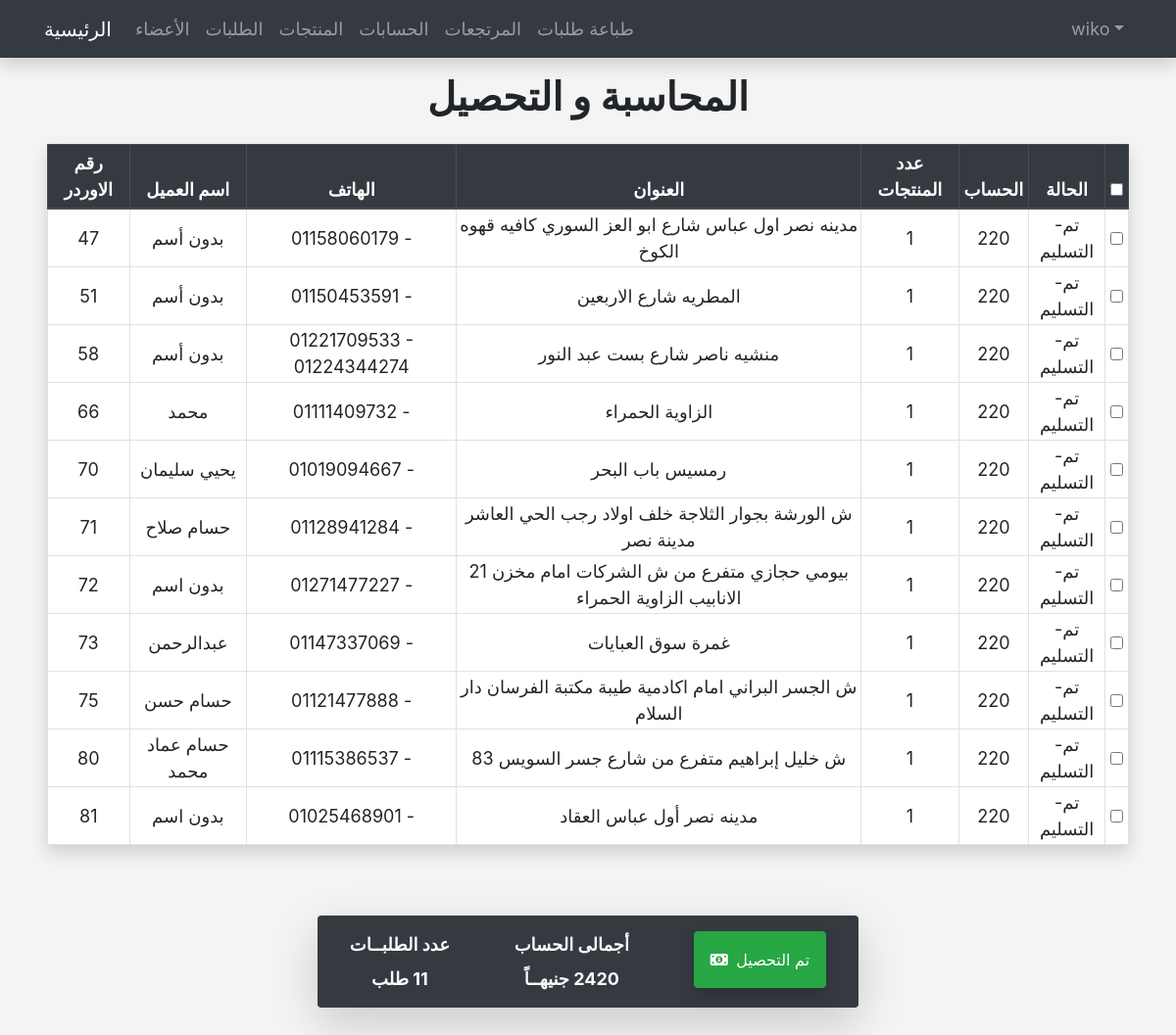
The page /admin/chargedelivered.php (signed in) on the database its author committed.
### tables this page shows
CREATE TABLE `orders` (
  `OrderID` int(10) NOT NULL,
  `ClientName` varchar(255) NOT NULL,
  `City` varchar(100) NOT NULL DEFAULT '0',
  `ClientAddress` varchar(255) NOT NULL,
  `ClientPhone` varchar(100) NOT NULL,
  `ClientPhone2` varchar(100) NOT NULL DEFAULT '0',
  `OrderDate` date NOT NULL,
  `NumOfPieces` int(11) NOT NULL DEFAULT 1,
  `UserID` int(11) NOT NULL,
  `MandopID` int(5) NOT NULL DEFAULT 0,
  `MandopStatus` int(11) NOT NULL DEFAULT 0,
  `Approve` tinyint(4) NOT NULL DEFAULT 0,
  `Status` int(11) NOT NULL DEFAULT 0,
  `ChargePrint` int(11) NOT NULL DEFAULT 0
);

### admin/chargedelivered.php (the view, shortened to what this page needs)
<?php
    if(isset($_SESSION['Username'])) :
        $do = isset($_GET['do']) ? $_GET['do'] : 'Manage';
    else :
        header('Location: index.php');
        exit();
    endif;
?>
<?php  include $tpl . 'header.php'; ?>
<?php
    include('navbar.php');
?>
<?php
    if($do == 'Manage') :
        if($_SESSION['UserStatus'] == 1 || $_SESSION['UserStatus'] == 2) :
            $check = $con->prepare("SELECT      orders.*
                                    FROM        orders
                                    WHERE       orders.Status IN(4, 5)");
            $check->execute();
            $orders = $check->fetchAll();
        else :
            $themsg = ' <div class="alert alert-danger text-center" dir="rtl" role="alert">
                            لا يمكنك الدخول على هذه الصفحه مباشرة
                        </div>';
            RedirectFun($themsg);
        endif;
    ?>
        <h1 class="text-center font-weight-bold mt-3 mb-4"> المحاسبة و التحصيل </h1>
        <div class="mx-5 pb-5 min-h">
            <form method="POST" action="" id="formordersdelivered">
                <table class="table table-bordered shadow main-table table-hover mb-4 text-center">
                    <thead class="thead-dark">
                        <tr>
                            <th>رقم الاوردر</th>
                            <th>اسم العميل</th>
                            <th>الهاتف</th>
                            <th>العنوان</th>
                            <th>عدد المنتجات</th>
                            <th>الحساب</th>
                            <th>الحالة</th>
                            <?php
                                if($_SESSION['UserStatus'] == 1) :
                            ?>
                            <th>
                                <input class="form-check-input p" type="checkbox" id="selectAll" data-toggle="tooltip" title="تحديد الكل">
                            </th>
                            <?php
                                endif;
                            ?>
                        </tr>
                    </thead>
                    <tbody>
                        <?php
                            $totalPrice = 0;
                            $totalorders = 0;
                            foreach($orders as $order) :
                                $orderid = $order['OrderID'];
                                $arrayStatus = ["طباعة", "جارى-التجهيز" ,"توزيع", "استلام", "جارى-المحاسبة", "تم-التسليم", "تم-التحصيل", "مرتجع", "تهرب", "ملغى"];
                                $statusNum = $order['Status'];
                                $status = $arrayStatus[$statusNum];
                                $check2 = $con->prepare("   SELECT  COUNT(Pieces.PieceModel) AS NumberOfOrders,
                                                                    SUM(Pieces.PiecePrice) AS TotalPrice
                                                            FROM    Pieces
                                                            WHERE   OrderNumber = '$orderid'");
                                $check2->execute();
                                $final = $check2->fetch();
                                $totalPrice += $final['TotalPrice'];
                                $totalorders +=1 ;
                                echo
                                    '<tr>
                                        <td>' . $order['OrderID'] . '</td>
                                        <td>' . $order['ClientName'] . '</td>
                                        <td>' . $order['ClientPhone'] ;
                                if($order['ClientPhone2'] != 0) :
                                    echo ' - ' . $order['ClientPhone2'] ;
                                endif;
                                    echo'</td>
                                        <td>' . $order['ClientAddress'] . '</td>
                                        <td>' . $final['NumberOfOrders'] . '</td>
                                        <td>' . $final['TotalPrice'] . '</td>
                                        <td>' . $status . '</td>';
                                if($_SESSION['UserStatus'] == 1) :
                                    echo'<td>
                                            <input class="form-check-input" type="checkbox" id="checkItem" name="check[]" value="' . $order['OrderID'] . '" data-toggle="tooltip" title="تحديد">
                                        </td>
                                    </tr>';
                                endif;
                            endforeach;
                        ?>
                    </tbody>
                </table>
            </form>
        </div>
        <div class="mx-5 pb-5">
            <div class="d-flex justify-content-around w-50 py-3 mx-auto bg-dark shadow-lg rounded">
                <div class="text-light text-center font-weight-bold">
                    <div class=""> عدد الطلبــات </div>
                    <div class="mt-2" dir="rtl">
                        <?php echo $totalorders . ' طلب ';?>
                    </div>
                </div>
                <div class="text-light text-center font-weight-bold">
                    <div class=""> أجمالى الحساب </div>
                    <div class="mt-2" dir="rtl">
                        <?php echo $totalPrice . ' جنيهــاً ';?>
                    </div>
                </div>
                    <?php
                        if($_SESSION['UserStatus'] == 1) :
                    ?>
                    <div class="">
                        <div class="">
                            <button type="submit" formaction="chargedelivered.php?do=Collected" form="formordersdelivered" class="btn btn-success px-3 py-3 shadow" data-toggle="tooltip" title="جارى دفع الحساب بالكامل">
                                <i class="fas fa-money-bill-alt mr-1"></i>
                                تم التحصيل
                            </button>
                        </div>
                    </div>
                    <?php
                        endif;
                    ?>
            </div>
        </div>
    <?php
    endif;
?>
<?php  include $tpl . 'footer.php'; ?>

### admin/layout/css/main.css (style rules this page uses)
body { background-color: #f4f4f4; font-size: 18px; }
.main-table td { background: #fff; vertical-align: middle !important; padding: 2px; }
.main-table .form-check-input { position: unset; margin: 0; }
.main-table .table td, .table th { padding: 5px; }
.main-table tbody tr { display: none; }
.main-table tbody tr.activeTR { display: table-row; }
.min-h { min-height: 100px; }

### rows shown on the page
orders: OrderID "47", ClientName "بدون أسم", ClientPhone "01158060179", ClientAddress "مدينه نصر اول عباس شارع ابو العز السوري كافيه قهوه الكوخ", NumberOfOrders "1", TotalPrice "220", Status "تم-التسليم"
orders: OrderID "51", ClientName "بدون أسم", ClientPhone "01150453591", ClientAddress "المطريه شارع الاربعين", NumberOfOrders "1", TotalPrice "220", Status "تم-التسليم"
orders: OrderID "58", ClientName "بدون أسم", ClientPhone "01221709533", ClientPhone2 "01224344274", ClientAddress "منشيه ناصر شارع بست عبد النور", NumberOfOrders "1", TotalPrice "220", Status "تم-التسليم"
orders: OrderID "66", ClientName "محمد", ClientPhone "01111409732", ClientAddress "الزاوية الحمراء", NumberOfOrders "1", TotalPrice "220", Status "تم-التسليم"
orders: OrderID "70", ClientName "يحيي سليمان", ClientPhone "01019094667", ClientAddress "رمسيس باب البحر", NumberOfOrders "1", TotalPrice "220", Status "تم-التسليم"
orders: OrderID "71", ClientName "حسام صلاح", ClientPhone "01128941284", ClientAddress "ش الورشة بجوار الثلاجة خلف اولاد رجب الحي العاشر مدينة نصر", NumberOfOrders "1", TotalPrice "220", Status "تم-التسليم"
orders: OrderID "72", ClientName "بدون اسم", ClientPhone "01271477227", ClientAddress "21 بيومي حجازي متفرع من ش الشركات امام مخزن الانابيب الزاوية الحمراء", NumberOfOrders "1", TotalPrice "220", Status "تم-التسليم"
orders: OrderID "73", ClientName "عبدالرحمن", ClientPhone "01147337069", ClientAddress "غمرة سوق العبايات", NumberOfOrders "1", TotalPrice "220", Status "تم-التسليم"
orders: OrderID "75", ClientName "حسام حسن", ClientPhone "01121477888", ClientAddress "ش الجسر البراني امام اكادمية طيبة مكتبة الفرسان دار السلام", NumberOfOrders "1", TotalPrice "220", Status "تم-التسليم"
orders: OrderID "80", ClientName "حسام عماد محمد", ClientPhone "01115386537", ClientAddress "83 ش خليل إبراهيم متفرع من شارع جسر السويس", NumberOfOrders "1", TotalPrice "220", Status "تم-التسليم"
orders: OrderID "81", ClientName "بدون اسم", ClientPhone "01025468901", ClientAddress "مدينه نصر أول عباس العقاد", NumberOfOrders "1", TotalPrice "220", Status "تم-التسليم"

### other values the page prints
$_SESSION['Username'] "wiko"
$totalorders "11"
